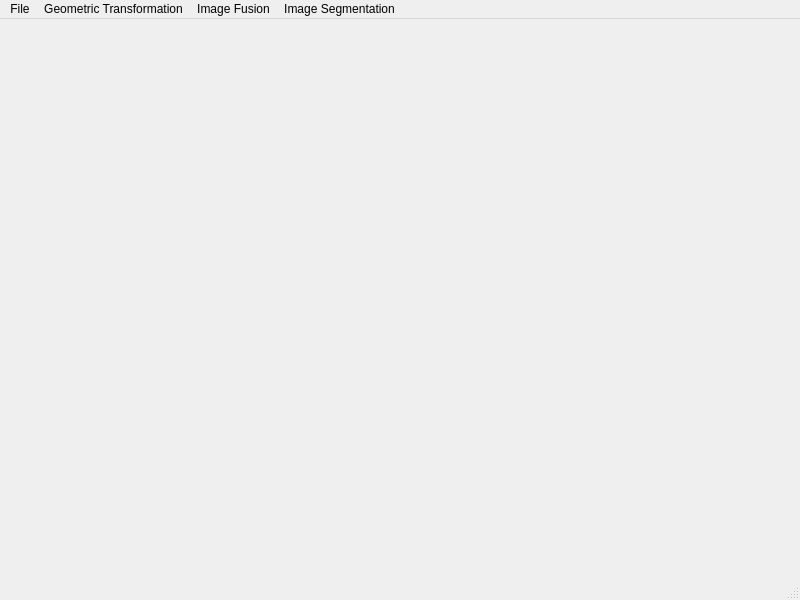
<?xml version="1.0" encoding="UTF-8"?>
<ui version="4.0">
 <class>MainWindow</class>
 <widget class="QMainWindow" name="MainWindow">
  <property name="geometry">
   <rect>
    <x>0</x>
    <y>0</y>
    <width>800</width>
    <height>600</height>
   </rect>
  </property>
  <property name="windowTitle">
   <string>HW6</string>
  </property>
  <widget class="QWidget" name="centralwidget">
   <layout class="QHBoxLayout" name="horizontalLayout">
    <item>
     <widget class="QLabel" name="image">
      <property name="text">
       <string/>
      </property>
     </widget>
    </item>
   </layout>
  </widget>
  <widget class="QMenuBar" name="menubar">
   <property name="geometry">
    <rect>
     <x>0</x>
     <y>0</y>
     <width>800</width>
     <height>33</height>
    </rect>
   </property>
   <widget class="QMenu" name="menuFile">
    <property name="title">
     <string>File</string>
    </property>
    <addaction name="actionOpen"/>
    <addaction name="actionExit"/>
   </widget>
   <widget class="QMenu" name="menuTransformation">
    <property name="title">
     <string>Geometric Transformation</string>
    </property>
    <addaction name="actionTrapezoidal"/>
    <addaction name="actionWavy"/>
    <addaction name="actionCircular"/>
   </widget>
   <widget class="QMenu" name="menuImage_Fusion">
    <property name="title">
     <string>Image Fusion</string>
    </property>
    <addaction name="actionLoad_Images"/>
   </widget>
   <widget class="QMenu" name="menuImage_Segmentation">
    <property name="title">
     <string>Image Segmentation</string>
    </property>
    <addaction name="actionSLIC"/>
   </widget>
   <addaction name="menuFile"/>
   <addaction name="menuTransformation"/>
   <addaction name="menuImage_Fusion"/>
   <addaction name="menuImage_Segmentation"/>
  </widget>
  <widget class="QStatusBar" name="statusbar"/>
  <action name="actionOpen">
   <property name="text">
    <string>Open</string>
   </property>
   <property name="shortcut">
    <string>Ctrl+O</string>
   </property>
  </action>
  <action name="actionExit">
   <property name="text">
    <string>Exit</string>
   </property>
   <property name="shortcut">
    <string>Ctrl+Q</string>
   </property>
  </action>
  <action name="actionUndo">
   <property name="text">
    <string>Undo</string>
   </property>
   <property name="shortcut">
    <string>Ctrl+Z</string>
   </property>
  </action>
  <action name="actionRedo">
   <property name="text">
    <string>Redo</string>
   </property>
   <property name="shortcut">
    <string>Ctrl+Y</string>
   </property>
  </action>
  <action name="actionTrapezoidal">
   <property name="text">
    <string>Trapezoidal</string>
   </property>
  </action>
  <action name="actionWavy">
   <property name="text">
    <string>Wavy</string>
   </property>
  </action>
  <action name="actionCircular">
   <property name="text">
    <string>Circular</string>
   </property>
  </action>
  <action name="actionLoad_Images">
   <property name="text">
    <string>Load Images</string>
   </property>
  </action>
  <action name="actionSLIC">
   <property name="text">
    <string>SLIC</string>
   </property>
  </action>
 </widget>
 <resources/>
 <connections/>
</ui>
